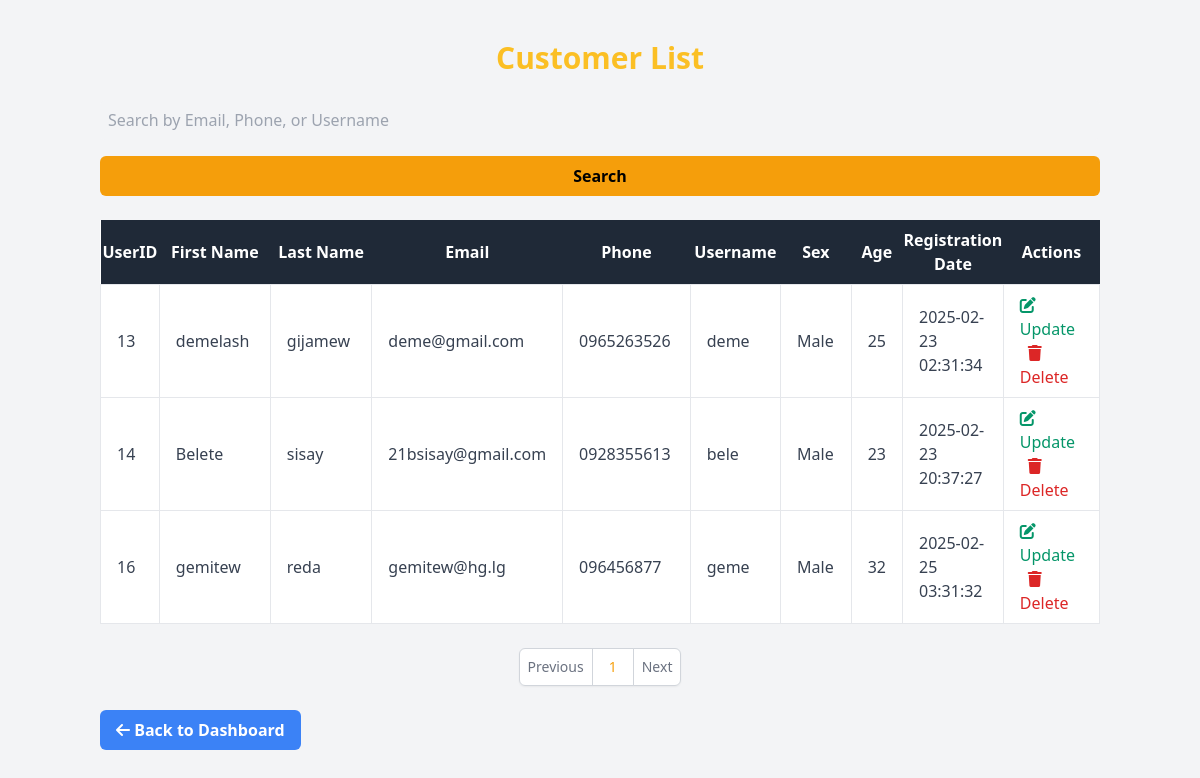
/admin/customer_list.php, run on the app's committed database.
### tables this page shows
CREATE TABLE `user` (
  `UserID` int(11) NOT NULL,
  `Fname` varchar(100) NOT NULL,
  `Lname` varchar(100) NOT NULL,
  `Email` varchar(100) NOT NULL,
  `Phone` varchar(15) NOT NULL,
  `Username` varchar(50) NOT NULL,
  `Password` varchar(255) NOT NULL,
  `Sex` enum('Male','Female','Other') NOT NULL,
  `Age` int(3) NOT NULL CHECK (`Age` > 0),
  `RegistrationDate` datetime NOT NULL DEFAULT current_timestamp(),
  `Role` enum('Admin','Customer','Staff') NOT NULL,
  `profilephoto` varchar(255) DEFAULT NULL
);

### admin/customer_list.php (the view, shortened to what this page needs)
<?php
include '../config/db.php';
$search = '';
$limit = 7;
$page = isset($_GET['page']) ? (int)$_GET['page'] : 1;
$start = ($page - 1) * $limit;
$total_query = "SELECT COUNT(*) FROM user WHERE Role = 'Customer'";
$total_result = mysqli_query($conn, $total_query);
$total_records = mysqli_fetch_array($total_result)[0];
$total_pages = ceil($total_records / $limit);
$sql = "SELECT UserID, Fname, Lname, Email, Phone, Username, Sex, Age, RegistrationDate
        FROM user
        WHERE Role = 'Customer'";
$sql .= " LIMIT $start, $limit";
$result = $conn->query($sql);
?>
<!DOCTYPE html>
<html lang="en">
<head>
    <link href="https://cdn.jsdelivr.net/npm/tailwindcss@2.2.19/dist/tailwind.min.css" rel="stylesheet">
    <link rel="stylesheet" href="https://cdnjs.cloudflare.com/ajax/libs/font-awesome/6.5.2/css/all.min.css">
</head>
<body class="bg-gray-100 text-gray-800">
    <div class="container mx-auto py-10 px-3">
        <h1 class="text-3xl font-bold text-center mb-6 text-yellow-400">Customer List</h1>
        <form method="post" action="">
            <div class="mb-4">
                <input type="text" name="search" class="p-2 w-full rounded-md bg-gray-100 border-transparent focus:border-yellow-500 focus:ring-2 focus:ring-yellow-500 text-gray-700" placeholder="Search by Email, Phone, or Username" value="<?php echo htmlentities($search); ?>">
            </div>
            <button type="submit" class="w-full py-2 px-4 bg-yellow-500 text-black font-semibold rounded-md hover:bg-yellow-600 transition duration-300">Search</button>
        </form>
        <div class="table-responsive mt-6">
            <table class="min-w-full bg-white">
                <thead class="bg-gray-800 text-white">
                    <tr>
                        <th class="w-1/12 py-2">UserID</th>
                        <th class="w-2/12 py-2">First Name</th>
                        <th class="w-2/12 py-2">Last Name</th>
                        <th class="w-2/12 py-2">Email</th>
                        <th class="w-2/12 py-2">Phone</th>
                        <th class="w-2/12 py-2">Username</th>
                        <th class="w-1/12 py-2">Sex</th>
                        <th class="w-1/12 py-2">Age</th>
                        <th class="w-2/12 py-2">Registration Date</th>
                        <th class="w-2/12 py-2">Actions</th>
                    </tr>
                </thead>
                <tbody class="text-gray-700">
                    <?php
                    if ($result->num_rows > 0) {
                        while ($row = $result->fetch_assoc()) {
                            echo "<tr>
                                <td class='border px-4 py-2'>{$row['UserID']}</td>
                                <td class='border px-4 py-2'>{$row['Fname']}</td>
                                <td class='border px-4 py-2'>{$row['Lname']}</td>
                                <td class='border px-4 py-2'>{$row['Email']}</td>
                                <td class='border px-4 py-2'>{$row['Phone']}</td>
                                <td class='border px-4 py-2'>{$row['Username']}</td>
                                <td class='border px-4 py-2'>{$row['Sex']}</td>
                                <td class='border px-4 py-2'>{$row['Age']}</td>
                                <td class='border px-4 py-2'>{$row['RegistrationDate']}</td>
                                <td class='border px-4 py-2'>
                                    <a href='update_customer.php?UserID={$row['UserID']}' class='text-green-600 hover:text-green-800'>
                                        <i class='fas fa-edit'></i> Update
                                    </a>
                                    <a href='delete_customer.php?UserID={$row['UserID']}' class='text-red-600 hover:text-red-800 ml-2' onclick='return confirm(\"Are you sure you want to delete this customer?\")'>
                                        <i class='fas fa-trash'></i> Delete
                                    </a>
                                </td>
                            </tr>";
                        }
                    } else {
                        echo "<tr><td colspan='10' class='text-center py-4'>No customers found</td></tr>";
                    }
                    ?>
                </tbody>
            </table>
        </div>
        <div class="flex justify-center mt-6">
            <nav class="relative z-0 inline-flex rounded-md shadow-sm -space-x-px" aria-label="Pagination">
                <a href="?page=<?php echo max(1, $page - 1); ?>" class="relative inline-flex items-center px-2 py-2 rounded-l-md border border-gray-300 bg-white text-sm font-medium text-gray-500 hover:bg-gray-50">
                    <span>Previous</span>
                </a>
                <?php for ($i = 1; $i <= $total_pages; $i++): ?>
                    <a href="?page=<?php echo $i; ?>" class="relative inline-flex items-center px-4 py-2 border border-gray-300 bg-white text-sm font-medium <?php echo $i == $page ? 'text-yellow-500' : 'text-gray-500'; ?> hover:bg-gray-50">
                        <?php echo $i; ?>
                    </a>
                <?php endfor; ?>
                <a href="?page=<?php echo min($total_pages, $page + 1); ?>" class="relative inline-flex items-center px-2 py-2 rounded-r-md border border-gray-300 bg-white text-sm font-medium text-gray-500 hover:bg-gray-50">
                    <span>Next</span>
                </a>
            </nav>
        </div>
        <a href="admin_dashboard.php" class="mt-6 inline-block py-2 px-4 bg-blue-500 text-white font-semibold rounded-md hover:bg-blue-600 transition duration-300"><i class="fas fa-arrow-left"></i> Back to Dashboard</a>
    </div>
</body>
</html>

### data on the page
user: UserID "13", Fname "demelash", Lname "gijamew", Email "deme@gmail.com", Phone "0965263526", Username "deme", Sex "Male", Age "25", RegistrationDate "2025-02-23 02:31:34"
user: UserID "14", Fname "Belete", Lname "sisay", Email "21bsisay@gmail.com", Phone "0928355613", Username "bele", Sex "Male", Age "23", RegistrationDate "2025-02-23 20:37:27"
user: UserID "16", Fname "gemitew", Lname "reda", Email "gemitew@hg.lg", Phone "096456877", Username "geme", Sex "Male", Age "32", RegistrationDate "2025-02-25 03:31:32"
